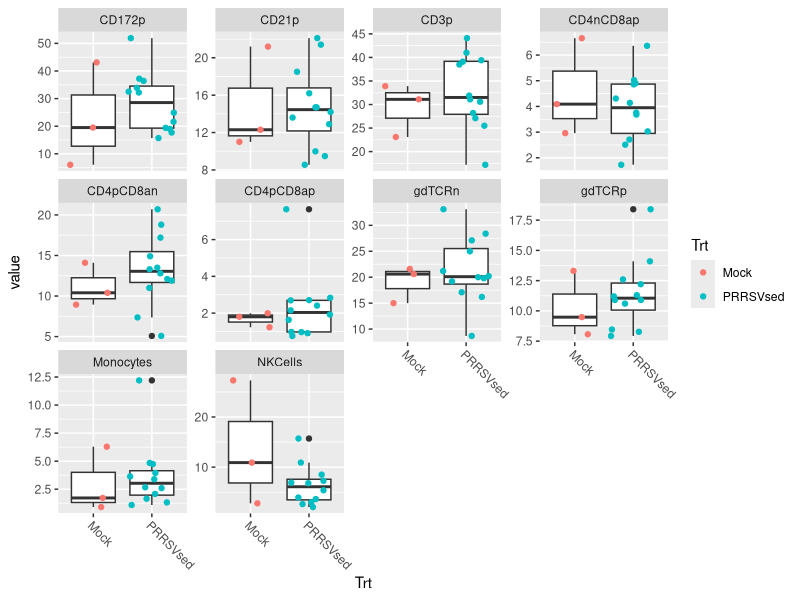
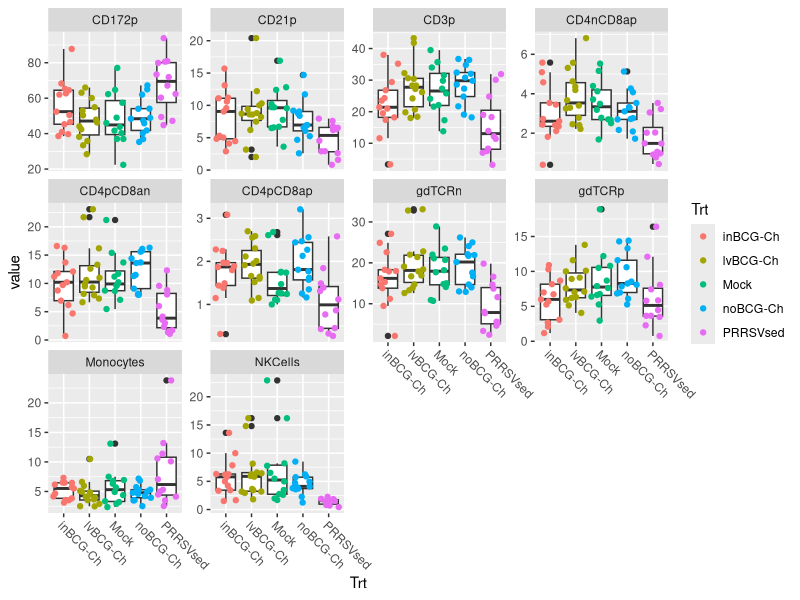
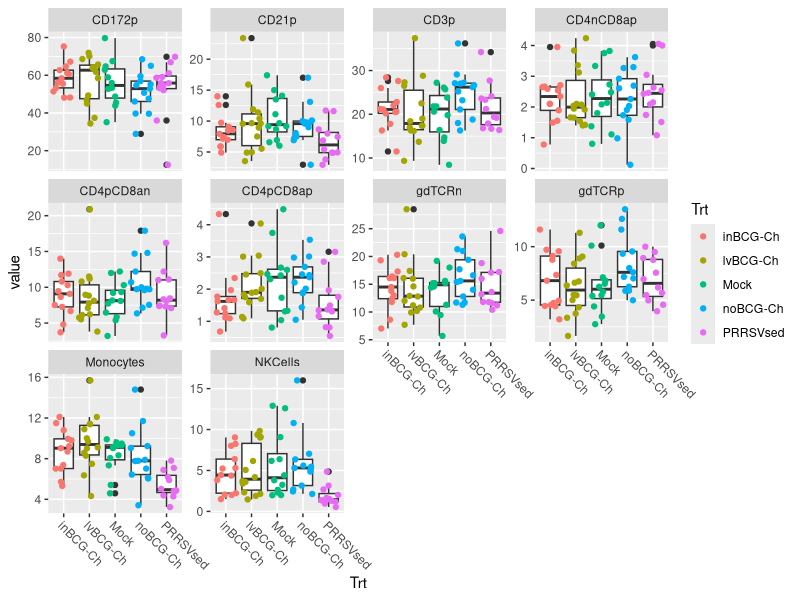
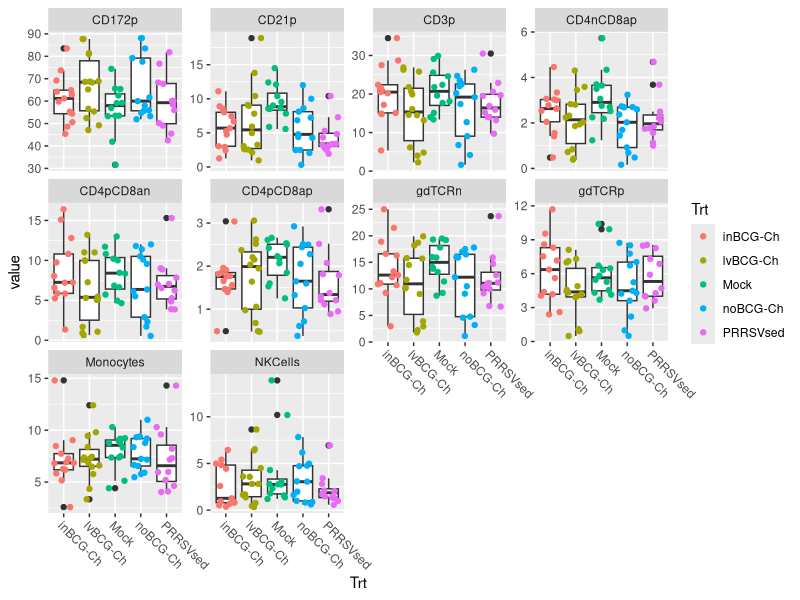
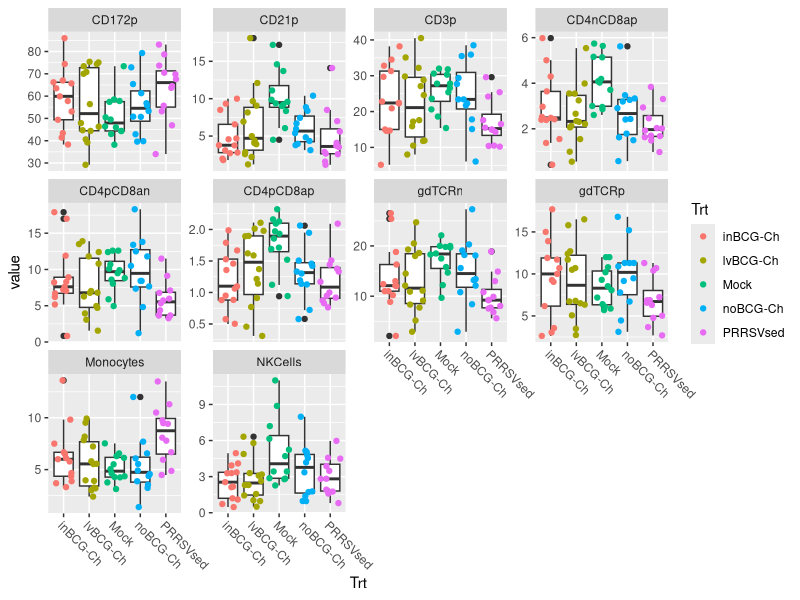
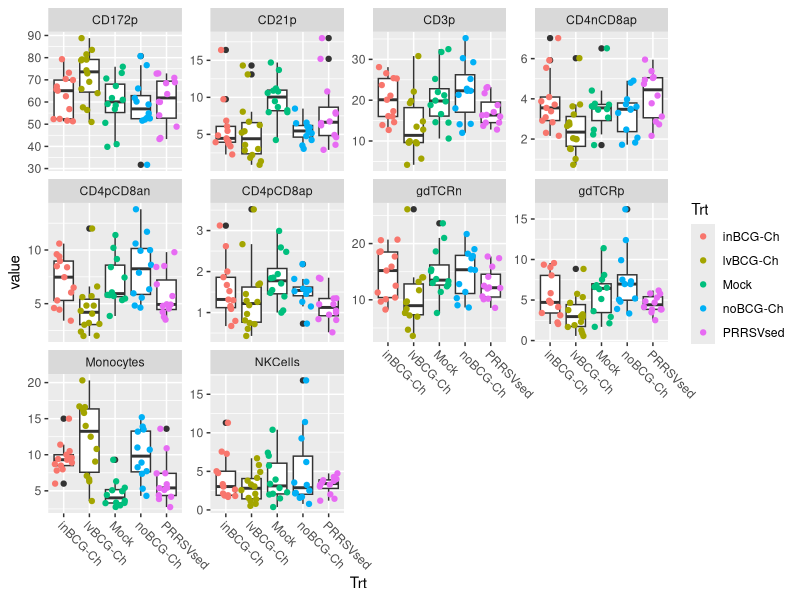
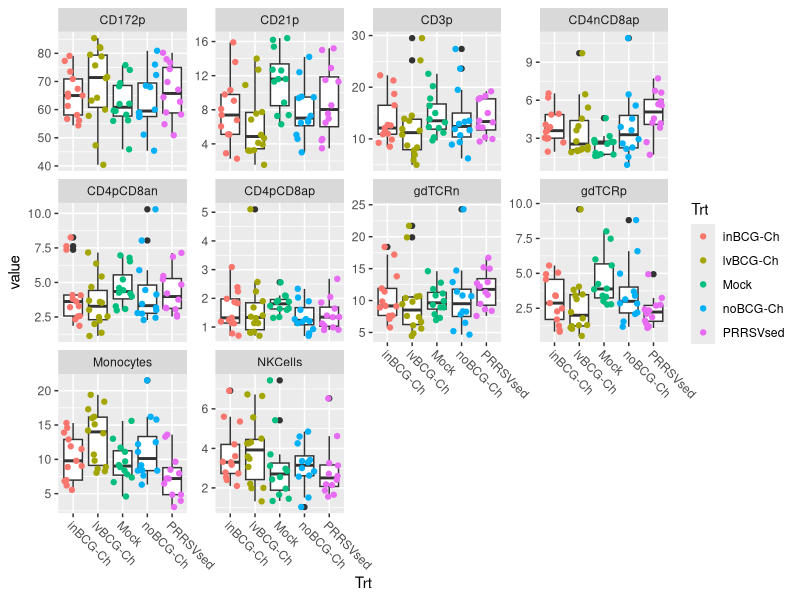
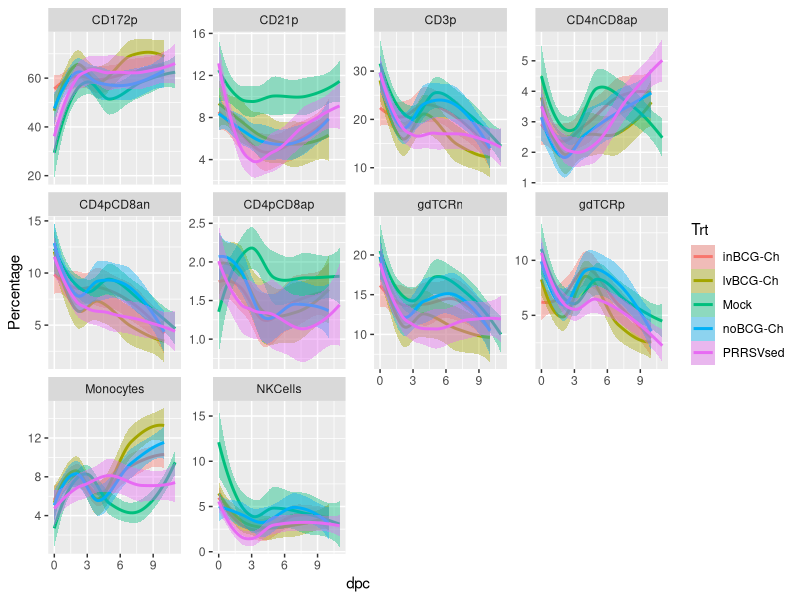

Here is the R script that generated these plots, in order:
## code base is FS12


# library(ggplot2)
library(tidyverse)
# library(reshape2)

FS17 <- read.csv(file = "./data/FS17 Flow Results All.csv", header = T, stringsAsFactors = F)
head(FS17)

### select columns... ###

# FS17_subset <- FS17[, c(2, 6:16)]
# head(FS17_subset)

# Jules #

FS17_subset <- FS17 %>% select(-FlowID)

#
# FS17_long <- melt(FS17_subset, value.name = "PercentSingleCell")
# head(FS17_long)

## Maybe try this instead...
# keep as much metadata as possible. 
# the -c(1:6) is telling the gather function to not gather up the metadata
# or another way to think of it is to gather up everyhitng except for cols 1:6

FS17_long <- FS17_subset %>% gather(key='cell_type', value = 'value', -c(1:6))


FS17_plot_14Feb <- FS17_long %>% 
  filter(date == "14-Feb") %>% 
  ggplot(aes(x=Trt,y=value)) + 
  geom_boxplot() +
  geom_jitter(aes(color=Trt)) +
  theme(axis.text.x=element_text(angle = -45, hjust =0)) +
  facet_wrap( ~ cell_type, scales = "free_y")

FS17_plot_14Feb

# ggsave("FS17_plot_14Feb.pdf", plot = FS17_plot_14Feb, width = 20, height = 20, path = "~/Desktop")

FS17_plot_15Feb <- FS17_long %>% 
  filter(date == "15-Feb") %>% 
  ggplot(aes(x=Trt,y=value)) + 
  geom_boxplot() +
  geom_jitter(aes(color=Trt)) +
  theme(axis.text.x=element_text(angle = -45, hjust =0)) +
  facet_wrap( ~ cell_type, scales = "free_y")
FS17_plot_15Feb
# ggsave("FS17_plot_15Feb.pdf", plot = FS17_plot_15Feb, width = 20, height = 20, path = "~/Desktop")

FS17_plot_16Feb <- FS17_long %>% 
  filter(date == "16-Feb") %>% 
  ggplot(aes(x=Trt,y=value)) + 
  geom_boxplot() +
  geom_jitter(aes(color=Trt)) +
  theme(axis.text.x=element_text(angle = -45, hjust =0)) +
  facet_wrap( ~ cell_type, scales = "free_y")
FS17_plot_16Feb
# ggsave("FS17_plot_16Feb.pdf", plot = FS17_plot_16Feb, width = 20, height = 20, path = "~/Desktop")

FS17_plot_17Feb <- FS17_long %>% 
  filter(date == "17-Feb") %>% 
  ggplot(aes(x=Trt,y=value)) + 
  geom_boxplot() +
  geom_jitter(aes(color=Trt)) +
  theme(axis.text.x=element_text(angle = -45, hjust =0)) +
  facet_wrap( ~ cell_type, scales = "free_y")
FS17_plot_17Feb
# ggsave("FS17_plot_17Feb.pdf", plot = FS17_plot_17Feb, width = 20, height = 20, path = "~/Desktop")

FS17_plot_19Feb <- FS17_long %>% 
  filter(date == "19-Feb") %>% 
  ggplot(aes(x=Trt,y=value)) + 
  geom_boxplot() +
  geom_jitter(aes(color=Trt)) +
  theme(axis.text.x=element_text(angle = -45, hjust =0)) +
  facet_wrap( ~ cell_type, scales = "free_y")
FS17_plot_19Feb
# ggsave("FS17_plot_19Feb.pdf", plot = FS17_plot_19Feb, width = 20, height = 20, path = "~/Desktop")

FS17_plot_22Feb <- FS17_long %>% 
  filter(date == "22-Feb") %>% 
  ggplot(aes(x=Trt,y=value)) + 
  geom_boxplot() +
  geom_jitter(aes(color=Trt)) +
  theme(axis.text.x=element_text(angle = -45, hjust =0)) +
  facet_wrap( ~ cell_type, scales = "free_y")
FS17_plot_22Feb
# ggsave("FS17_plot_22Feb.pdf", plot = FS17_plot_22Feb, width = 20, height = 20, path = "~/Desktop")

FS17_plot_25Feb <- FS17_long %>% 
  filter(date == "25-Feb") %>% 
  ggplot(aes(x=Trt,y=value)) + 
  geom_boxplot() +
  geom_jitter(aes(color=Trt)) +
  theme(axis.text.x=element_text(angle = -45, hjust =0)) +
  facet_wrap( ~ cell_type, scales = "free_y")
FS17_plot_25Feb

# ggsave("FS17_plot_25Feb.pdf", plot = FS17_plot_25Feb, width = 20, height = 20, path = "~/Desktop")




## the above graphs allow us to look at treatment groups for each day, but would like to follow
## individual pigs and treatment groups across time within the same graphs
## this webpage might be helpful... uses spaghettie plots for longitudinal data 
## https://stats.idre.ucla.edu/r/faq/how-can-i-visualize-longitudinal-data-in-ggplot2/
# setwd("~/Desktop/FS17 Flow FCS Files/")
# library(tidyverse) ##tidyverse contains ggplot2, dplyr, tidr, readr
# library(methods)

FS17 <- read.csv(file = "./data/FS17 Flow Results All.csv", header = T, stringsAsFactors = F)
head(FS17)


FS17 %>% select(-FlowID) %>% 
  gather(key = 'CellType', value = 'Percentage', -c(1:6)) %>% 
  ggplot(aes(dpc, Percentage)) +
  geom_smooth(method = 'loess', aes(fill = Trt, color=Trt)) +
  facet_wrap( ~ CellType, scales = "free_y")

# FS17[, c(-2, -3, -4, -17)] %>% ##removing unnecessary columns
#   gather(key = CellType, value = Percentage, CD3p:Monocytes) %>% ##moving to long format
#   ggplot(aes(dpc, Percentage)) +
#   geom_smooth(method = 'loess', aes(fill = Trt, color=Trt)) +
#   facet_wrap( ~ CellType, scales = "free_y") ## code isn't bad, gives you a decent graph


##attempting to look at individual pigs over time
FS17 %>% select(-FlowID) %>% 
  gather(key = 'CellType', value = 'Percentage', -c(1:6)) %>% ##moving to long format
  filter(Trt == "Mock") %>%
  ggplot(aes(dpc, Percentage)) +
  geom_line(aes(group = Pig, color=Pig)) +
  facet_wrap( ~ CellType, scales = "free_y")

# this looks weird because you need to make your pig variable a factor or a character


##########


FS17 %>% select(-FlowID) %>% 
  gather(key = 'CellType', value = 'Percentage', -c(1:6)) %>%
  mutate(Pig = factor(Pig)) %>% 
  filter(Trt == "Mock") %>%
  ggplot(aes(dpc, Percentage)) +
  geom_line(aes(group = Pig, color=Pig)) +
  facet_wrap( ~ CellType, scales = "free_y")




######################################################

FS17 <- read_csv(file = "./data/FS17 Flow Results All.csv")

str(FS17)

FS17_clean <- FS17 %>%
  select(-FlowID) %>%
  mutate(Pig=as.character(Pig))

FS17_long <- FS17_clean %>%
  gather(key='cell_type', value = 'percentage', -c(1:6))


FS17_sum <- FS17_long %>%
  group_by(dpc, Trt, cell_type) %>% 
  summarise(mean_p = mean(percentage), 
            num_obs = n(), 
            std_dev = sd(percentage), 
            std_err = std_dev/sqrt(num_obs))


FS17_sum %>% 
  ggplot(aes(x=dpc, y=mean_p, color=Trt, fill = Trt)) +
  geom_point() + geom_line() +
  geom_ribbon(aes(ymin=mean_p - std_err, ymax = mean_p + std_err), alpha = .3) +
  facet_wrap(~cell_type, scales = 'free') + 
  theme_bw()

FS17_sum$dpc






FS17_sum %>% 
  filter(cell_type == 'CD21p') %>% 
  ggplot(aes(x=dpc, y=mean_p, color=Trt, fill = Trt)) +
  geom_point() + geom_line() +
  geom_ribbon(aes(ymin=mean_p - std_err, ymax = mean_p + std_err), alpha = .3) +
  facet_wrap(~cell_type, scales = 'free') + 
  theme_bw()


FS17_sum %>% 
  filter(cell_type == 'CD4pCD8ap') %>% 
  ggplot(aes(x=dpc, y=mean_p, color=Trt, fill = Trt)) +
  geom_point() + geom_line() +
  geom_ribbon(aes(ymin=mean_p - std_err, ymax = mean_p + std_err), alpha = .3) +
  facet_wrap(~cell_type, scales = 'free') + 
  theme_bw()





FS17_sum %>% 
  filter(Trt %in% c('inBCG-Ch', 'lvBCG-Ch', 'noBCG-Ch', 'weird')) %>% 
  ggplot(aes(x=dpc, y=mean_p, color=Trt, fill = Trt)) +
  geom_point() + geom_line() +
  geom_ribbon(aes(ymin=mean_p - std_err, ymax = mean_p + std_err), alpha = .3) +
  facet_wrap(~cell_type, scales = 'free') + 
  theme_bw()

#####

FS17_long %>% 
  filter(Trt == 'PRRSVsed') %>% 
  ggplot(aes(x=dpc, y=percentage, color = Pig)) + geom_line() + 
  facet_wrap(~cell_type, scales = 'free')







######## tempdata



temps <- read_csv('data/FS17 Obj2 Temp Data.csv')
temps$pig <- as.character(temps$pig)

temps$pig_day <- paste(temps$pig, temps$dpi)


temps %>% group_by(Trt) %>% summarise(meanT=mean(TempC))

temps %>% ggplot(aes(x=dpi, y=TempC)) + 
  geom_line(aes(group = pig)) +
  facet_wrap(~Trt)+ geom_hline(yintercept = 39.8, color='red')

# same pig 2x measurements per day #
weird_ones <- temps %>% 
  group_by(pig_day) %>%
  tally() %>%
  filter(n != 1) %>% 
  select(pig_day) %>% 
  unlist()

temps %>% filter((pig_day %in% weird_ones)) %>% 
  ggplot(aes(x=dpi, y=TempC, color=pig)) + geom_point() 


# sum(temps$pig %in% weird_ones$pig & temps$dpi %in% weird_ones$dpi)


temps <- temps %>%
  group_by(pig, dpi) %>%
  mutate(new_temp = mean(TempC))# %>% ggplot(aes(x=dpi, y=TempC)) + geom_line(aes(group=pig))

### NEED TO REMOVE REDUND
temps %>% group_by(pig_day) %>% tally() %>% filter(n>1) %>% select(pig_day) %>% unlist()

temps %>% ggplot(aes(x=dpi, y=new_temp, color=PRRSV)) + geom_line(aes(group=pig))

#######

library(ggforce)




meta <- temps %>%
  ungroup() %>%
  select(pig, Room, BCGTrt, PRRSV, Trt) %>%
  unique()

temp_sum <- temps %>% group_by(pig) %>% 
  summarise(max_temp = max(new_temp), 
            mean_temp = mean(new_temp), 
            min_temp = min(new_temp), 
            sd_temp = sd(new_temp), 
            day_max = dpi[which.max(new_temp)], 
            dif_temp = max_temp - min_temp) %>% left_join(meta)




temp_sum %>% ggplot(aes(x=Trt, y=max_temp, fill=Trt)) + geom_boxplot() + theme_bw()
temp_sum %>% ggplot(aes(x=Trt, y=min_temp, fill=Trt)) + geom_boxplot()+ theme_bw()
temp_sum %>% ggplot(aes(x=Trt, y=sd_temp, fill=Trt)) + geom_boxplot()+ theme_bw()
temp_sum %>% ggplot(aes(x=Trt, y=mean_temp, fill=Trt)) + geom_boxplot()+ theme_bw()
temp_sum %>% ggplot(aes(x=Trt, y=day_max, fill=Trt)) + geom_point(shape=21, size=3)+ theme_bw()
temp_sum %>% ggplot(aes(x=Trt, y=dif_temp, fill=mean_temp)) + geom_point(shape=21, size=4)+ theme_bw()



temp_sum %>%
  ggplot(aes(x=dif_temp, y=mean_temp, fill=max_temp)) +
  geom_point(shape=21, color='black', size=3)+ scale_fill_viridis_c()


temp_sum %>%filter(!(Trt %in% c('PRRSVsed', 'Mock'))) %>% 
  ggplot(aes(x=dif_temp, y=mean_temp, fill=max_temp)) +
  geom_point(shape=21, color='black', size=3)+ scale_fill_viridis_c() +
  geom_text(aes(label=pig), nudge_x = .055) +
  annotate(geom = 'rect',
           xmin = 1.75,
           xmax = 2.7,
           ymin=40.07,
           ymax = 40.8,
           fill=NA,
           color='black')





int_pigs <- temp_sum %>%filter(!(Trt %in% c('PRRSVsed', 'Mock'))) %>%
  filter(dif_temp >1.75 & mean_temp>40.2) %>% 
  select(pig) %>% unlist()



# temp_sum %>% ggplot(aes(x=min_temp, y=max_temp, color=dif_temp)) + geom_point()
# temp_sum %>% ggplot(aes(x=dif_temp, y=mean_temp, color=day_max)) + geom_point()



##########




FS17_long$Trt2 <- ifelse(FS17_long$Pig %in% int_pigs, 'weird', FS17_long$Trt)

FS17_long %>% group_by(Trt, Trt2) %>% tally()

FS17_sum <- FS17_long %>%
  group_by(dpc, Trt2, cell_type) %>% 
  summarise(mean_p = mean(percentage), 
            num_obs = n(), 
            std_dev = sd(percentage), 
            std_err = std_dev/sqrt(num_obs))

FS17_sum %>%
  ggplot(aes(x=dpc, y=mean_p, fill=Trt2)) +
  geom_ribbon(aes(ymin=mean_p - std_err, ymax=mean_p + std_err), alpha=.5) +
  facet_wrap(~cell_type, scales = 'free')



FS17_sum %>% filter(cell_type == 'CD4pCD8ap') %>% 
  ggplot(aes(x=dpc, y=mean_p, fill=Trt2)) +
  geom_ribbon(aes(ymin=mean_p - std_err, ymax=mean_p + std_err), alpha=.5) +
  facet_wrap(~cell_type, scales = 'free')

FS17_sum %>% filter(dpc != 11) %>% 
  ggplot(aes(x=dpc, y=mean_p, fill=Trt2)) +
  geom_ribbon(aes(ymin=mean_p - std_err, ymax=mean_p + std_err), alpha=.5) +
  facet_wrap(~cell_type, scales = 'free')


##

FS17_sum %>% filter(cell_type == 'CD4pCD8ap') %>% 
  filter(!Trt2 %in% c('Mock', 'PRRSVsed')) %>% 
  ggplot(aes(x=dpc, y=mean_p, fill=Trt2)) +
  geom_ribbon(aes(ymin=mean_p - std_err, ymax=mean_p + std_err), alpha=.5) +
  facet_wrap(~cell_type, scales = 'free')
